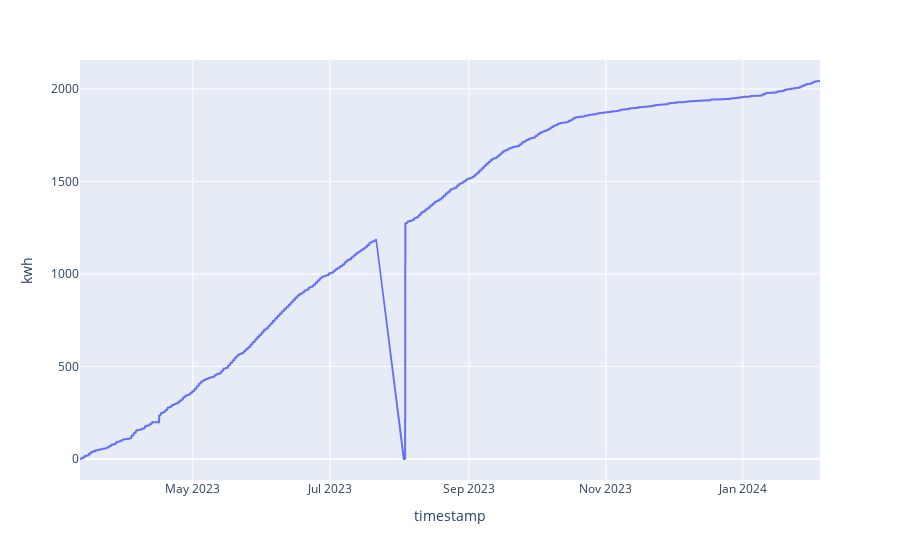

The cell this chart's notebook holds for it:
### Markdown cell above
# Analysis

### Code cell
# Plot the power data 

px.line(power_df, x='timestamp', y='kwh')

### Figure 1 — Plotly figure (JSON) as saved in the notebook; plotly's stock layout.template omitted (floating-point values rounded to 4 significant figures; data arrays with more than 128 entries replaced by an {"elided": "..."} marker saying what was removed)
{"data": [{"hovertemplate": "timestamp=%{x}<br>kwh=%{y}<extra></extra>", "legendgroup": "", "line": {"color": "#636efa", "dash": "solid"}, "marker": {"symbol": "circle"}, "mode": "lines", "name": "", "showlegend": false, "type": "scattergl", "x": {"elided": "7903 str values"}, "xaxis": "x", "y": {"elided": "7903 float values"}, "yaxis": "y"}], "layout": {"legend": {"tracegroupgap": 0}, "margin": {"t": 60}, "xaxis": {"anchor": "y", "domain": [0, 1], "title": {"text": "timestamp"}}, "yaxis": {"anchor": "x", "domain": [0, 1], "title": {"text": "kwh"}}}}
